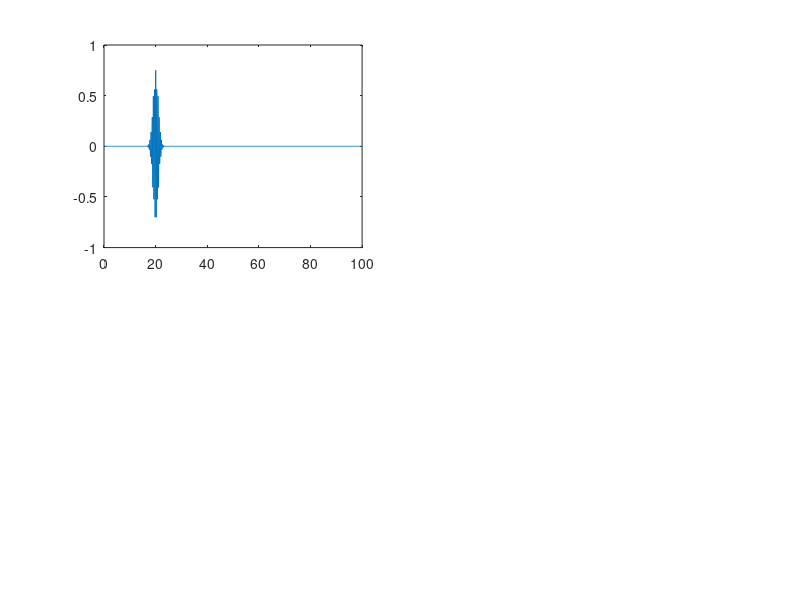

This chart was generated by the following MATLAB code: (Note: this script raises an error after producing the figure.)
% ======================================================================================================================================
%%%%%%%%%% Preamble %%%%%%%%%%
% ======================================================================================================================================

% Part Ic - Free Particle Gaussian Wave Packet Incident on a Potential Step Simulation
% Propagation using the split operator method

% Author: Max L Butterworth
% MSc in Theoretical and Computational Chemistry Project
% University of Oxford

% ======================================================================================================================================
%%%%%%%%%% Define constants and variables %%%%%%%%%%
% ======================================================================================================================================

% Natural units adopted throughout
L = 100; % Length of the 1D box
m = 1; % Mass of electron
h = 1; % Planck's constant
hbar = 1; % Definition of h bar
N_steps = 1000; % Number of discretisation points

wp_energy = 100; % Set the wave packet energy
barrier_height = 102; % Set the magnitude of the potential step height

x0 = 20; % Set the starting position of wave packet on the x-axis
k0 = sqrt((wp_energy * 2 * m)/(hbar^2)); % Calculate the wavenumber from wp_energy; k = 0 gives a stationary Gaussian wave packet
sigma = L/100; % Set the initial width of the wave packet

include_elapsed_time = false; % Define a variable to show elapsed time on figure or not

save_figures = false; % Define a variable to save figures at various points in the simulation or not

% ======================================================================================================================================
%%%%%%%%%% Discretise the spatial domain, x; time domain, t; and k-space domain, k %%%%%%%%%%
% ======================================================================================================================================

x = linspace(0, L, N_steps); % Define the x-domain
dx = x(2) - x(1); % Calculate the spatial step size

dk = (2 * pi)/L; % Define spacing in k-space

if rem(N_steps, 2) == 0 % Define k-space grid if N_steps is even
    k = dk * (-(N_steps/2):((N_steps/2)-1)).';

else % Define k-space grid if N_steps is odd
    k = dk * (-((N_steps-1)/2):((N_steps-1)/2)).';

end

dt = 1e-2; % Define the time step size
N_t = 1000; % Define the number of time steps to simulate

% ======================================================================================================================================
%%%%%%%%%% Construct the Hamiltonian using the finite difference method %%%%%%%%%%
% ======================================================================================================================================

% Construct the Hamiltonian inside the infinite potential well
laplacian = (1/dx^2) * spdiags([1, -2, 1], -1:1, N_steps, N_steps); % Define the Laplacian operator

V_vector = [zeros(N_steps/2, 1); repmat(barrier_height, (N_steps/2), 1)]; % Define the potential energy accross the x-domain; potential step at halfway accross domain
V_matrix = diag(V_vector); % Define a diagonal potential matrix

H = (-((hbar^2)/(2*m)) * laplacian) + V_matrix; % Define the Hamiltonian operator

% ======================================================================================================================================
%%%%%%%%%% Generate an initial wave packet by applying the inverse Fourier transform to a Gaussian %%%%%%%%%%
% ======================================================================================================================================

a_0 = 1; % Prefactor for the Gaussian distribution
phase = 0; % Define the phase term in the Gaussian distribution
phase_coeff = 0; % Define the coefficients of the components of the phase term

% Construct the Gaussian phase term in k-space
for index = 1:length(phase_coeff)
    phase = phase + (phase_coeff(index) * (k - k0).^(index - 1));
end

a_k = a_0 * exp((-(1/(2 * sigma^2)) * (k - k0).^2) + (1i * phase)); % Construct the whole Gaussian distribution in k-space
psi0 = ifft(ifftshift(a_k .* exp(-1i * k * x0))); % Initial Gaussian wave packet in real space

psi0_norm = psi0/sqrt(trapz(x, abs(psi0).^2)); % Normalise the initial Gaussian wave packet

% ======================================================================================================================================
%%%%%%%%%% Implement the Crank-Nicolson method to evolve the wavefunction and calculate probability current %%%%%%%%%%
% ======================================================================================================================================

% Define kinetic and potential operators
p = hbar * k; % Calcualte the momentum at each point in k-space

T_op = exp(-(1i * (p.^2) * dt)/(2 * m * hbar)); % Kinetic energy operator (full time step)
V_op = exp(-(1i * V_vector * dt)/(2 * hbar)); % Potential energy operator (half time step)

% Initialise arrays to store fluxes and a first derivative operator to calculate the fluxes
J = zeros(N_steps, N_t); % Array to store probability currents
first_deriv = spdiags([-1, 1], 0:1, N_steps, N_steps)/dx; % A matrix to calculte the first derivative using the finite difference method

% Set up the wave packet for propagation
psi = psi0_norm(1:N_steps); % Set the initial value of the wave packet
psi_t = zeros(N_steps, N_t); % Initialise an array to store the wave packet as it evolves in time
psi_t(:, 1) = psi; % Store the initial wave packet in the time evolution array

% Propagate the wave packet
for t = 2:N_t
    psi = V_op .* psi; % Operate a half time step in real space
    psi_k = fftshift(fft(psi)); % Fourier transform the wave packet into k-space
    psi_k = T_op .* psi_k; % Operate a full time step in k-space
    psi = ifft(ifftshift(psi_k)); % Inverse Fourier transform into real space
    psi = V_op .* psi; % Operate a half time step in real space

    psi = psi/sqrt(trapz(x, abs(psi).^2)); % Normalise the time-evolved wave packet

    psi_t(:, t) = psi; % Store the time-evolved wave packet in the time evolution array
    J(:, t) = -((1i * hbar)/(2 * m)) * ((conj(psi) .* (first_deriv * psi)) - ((first_deriv * conj(psi)) .* psi)); % Calculate probability current at each point along x
end

% ======================================================================================================================================
%%%%%%%%%% Plot the time evolution of the wave packet probability density %%%%%%%%%%
% ======================================================================================================================================

figure; % Generate a figure

subplot(2, 2, 1) % Top left subfigure
real_wavefunction = plot(x, real(psi_t(:, 1))); % Plot the real wavefunction
xline(x(N_steps/2), color='red', LineWidth=2) % Add a line to show the potential step location

%rectangle('Position', [x((N_steps-barrier_width)/2)])

xlabel('$x$', 'Interpreter','latex'); % Label the x-axis
ylabel('$\mathrm{Re}(\psi(x, t))$', 'Interpreter','latex'); % Label the y-axis
xlim([min(x) max(x)]) % Set the x-limits for convenience
ylim([min(real(psi_t(:))) max(real(psi_t(:)))]); % Set the y-limits foe convenience
title('Real Component of the Wavefunction') % Add a title
grid on; % Add a grid to the plot

subplot(2, 2, 2) % Top right subfigure
imag_wavefunction = plot(x, imag(psi_t(:, 1))); % Plot the imaginary wavefunction
xline(x(N_steps/2), color='red', LineWidth=2) % Add a line to show the potential step location
xlabel('$x$', 'Interpreter','latex'); % Label the x-axis
ylabel('$\mathrm{Im}(\psi(x, t))$', 'Interpreter','latex'); % Label the y-axis
xlim([min(x) max(x)]) % Set the x-limits for convenience
ylim([min(imag(psi_t(:))) max(imag(psi_t(:)))]); % Set the y-limits for convenience
title('Imaginary Component of the Wavefunction') % Add a title
grid on; % Add a grid to the plot

subplot(2, 2, 3) % Bottom left subfigure
prob_density = plot(x, abs(psi_t(:, 1)).^2); % Plot the initial probability density
xline(x(N_steps/2), color='red', LineWidth=2) % Add a line to show the potential step location
xlabel('$x$', 'Interpreter','latex'); % Label the x-axis
ylabel('$|\psi(x, t)|^2$', 'Interpreter','latex'); % Label the y-axis
xlim([min(x) max(x)]) % Set the x-limits for convenience
ylim('auto'); % Set the y-limits foe convenience
title('Probability Density') % Add a title
grid on; % Add a grid to the plot

subplot(2, 2, 4) % Bottom right subfigure
flux_plot = plot(x, J(:, 1)); % Plot the initial probability current
xline(x(N_steps/2), color='red', LineWidth=2) % Add a line to show the potential step location
xlabel('$x$', 'Interpreter', 'latex'); % Label the x-axis
ylabel('$J(x, t)$', 'Interpreter', 'latex'); % Label the y-axis
ylim('auto'); % Set the y-limits for convenience
title('Probability Current') % Add a title
grid on; % Add a grid to the plot

% Animate the figures

for n = 1:N_t % Loop over all timesteps
    set(real_wavefunction, 'YData', real(psi_t(:, n))) % Update the real part of the wavefunction
    set(imag_wavefunction, 'YData', imag(psi_t(:, n))) % Update the imaginary part of the wavefunction
    set(prob_density, 'YData', abs(psi_t(:, n)).^2); % Update the probability density
    set(flux_plot, 'YData', J(:, n)); % Update the probability density
    pause(0.1); % Pause to create an animation effect
    drawnow; % Update the relevant figures
end